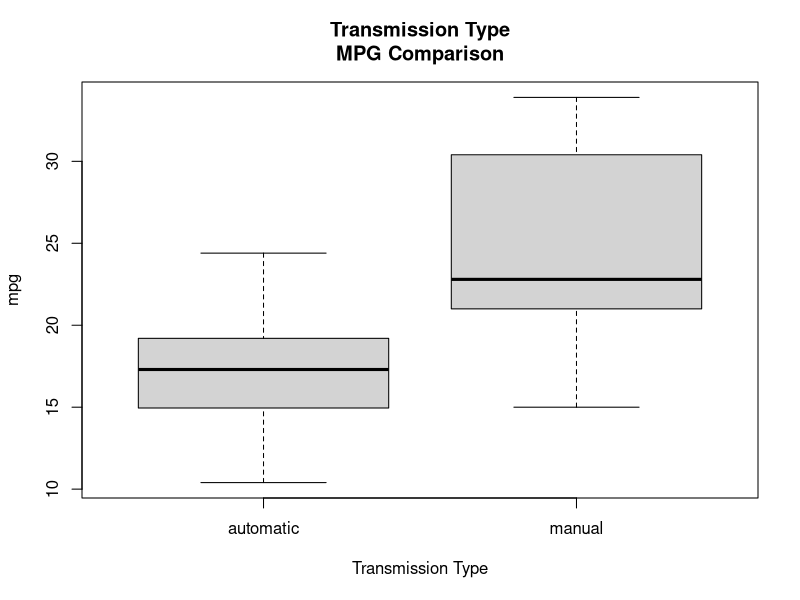
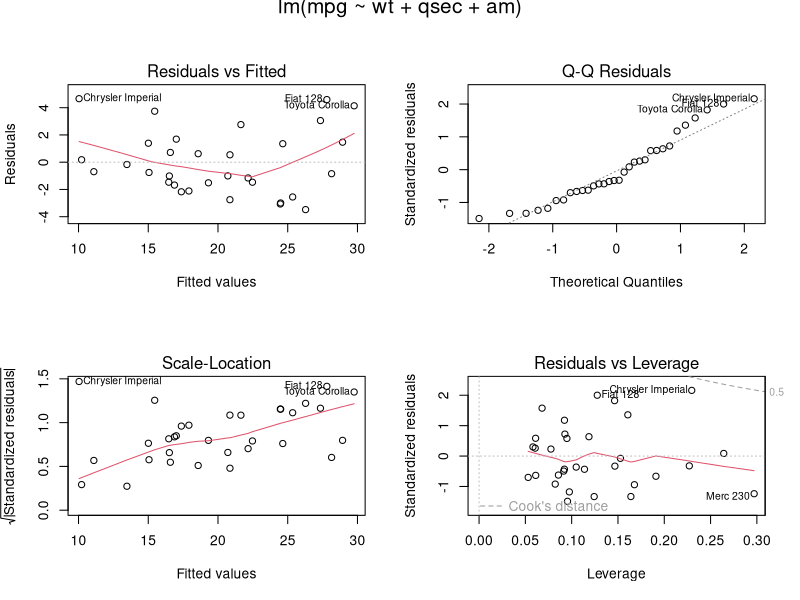

Here is the R script that generated these plots, in order:
## ---- chunk 1
library(plyr)
get.formula <- function(x) {
    f <- formula(x)
    paste(f[2],f[1],f[3],sep=" ")
}
cars <- mutate(mtcars,
               vs=factor(vs),
               am=factor(ifelse(am,"manual","automatic"),
                         levels=c("automatic","manual")))

## ---- chunk 2
## t test for difference of the mean
auto <- subset(cars,cars$am=="automatic",select=c(mpg))[,1]
man <- subset(cars,cars$am=="manual",select=c(mpg))[,1]
t <- t.test(auto,man)
## ---- chunk 3
## prepare data for modeling
cars <- mutate(cars,
               wt=(wt-mean(wt)), qsec=(qsec-mean(qsec)), disp=(disp - mean(disp)),
               hp=(hp - mean(hp)), drat=(drat-mean(drat)), gear=(gear-mean(gear)),
               carb=(carb-mean(carb))
               )
## ---- chunk 4
##  model relationship
lm1 <- lm(mpg~.,data=cars); lm1.s <- summary(lm1); f<-lm1.s$fstatistic
## ---- chunk 5
lm1.s$coefficients
## ---- chunk 6
lm2 <- step(lm1, direction="both"); lm2.s <- summary(lm2)
## ---- chunk 7
lm2.s$coefficients
## ---- chunk 8
confint(lm2)
## ---- chunk 9
summary(mtcars)
## ---- chunk 10
## determine if mpg is dependent on transmission type
boxplot(cars$mpg~cars$am,xlab="Transmission Type",ylab="mpg",
        main="Transmission Type\nMPG Comparison")
# means <- tapply(cars$mpg,cars$am,mean)
# points(means,col="red",pch=18,cex=2)
# legend("topleft",c("Diamond represents mean mpg","by Transmission Type"),
#        cex=0.5,
#        box.lty="blank")
## ---- chunk 11
par(mfrow=c(2,2),oma=c(0,0,1,0))
plot(lm2)
#mtext("Regression Diagnostics",outer=TRUE)
